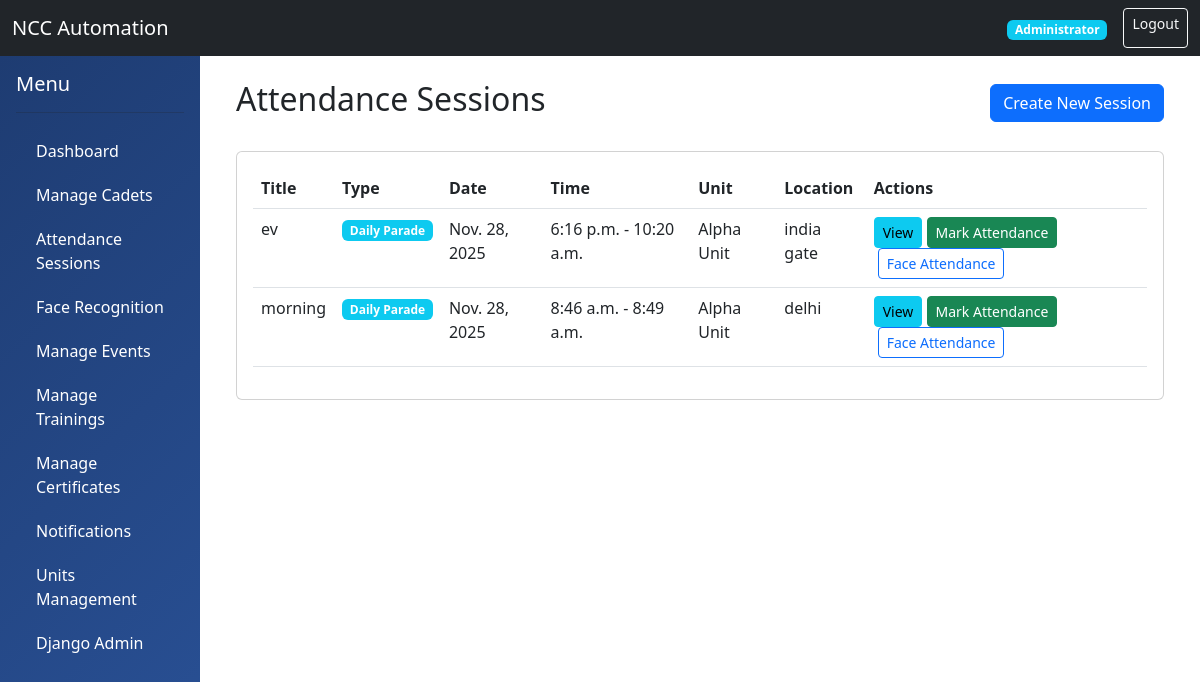
Screenshot of /attendance/sessions/ (signed in) with the database file from the repository.
### accounts/models.py (models this page shows, shortened)
class User(AbstractUser):
    ROLE_CHOICES = (
        ('ADMIN', 'Administrator'),
        ('OFFICER', 'NCC Officer'),
        ('CADET', 'Cadet'),
    )
    role = models.CharField(max_length=10, choices=ROLE_CHOICES, default='CADET')
    phone_number = models.CharField(max_length=15, blank=True, null=True)
    profile_picture = models.ImageField(upload_to='profiles/', blank=True, null=True)
    date_of_birth = models.DateField(blank=True, null=True)
    address = models.TextField(blank=True, null=True)
    created_at = models.DateTimeField(auto_now_add=True)
    updated_at = models.DateTimeField(auto_now=True)
    is_active_member = models.BooleanField(default=True)
    class Meta:
        db_table = 'users'
        permissions = (
            ('can_view_all_cadets', 'Can view all cadets'),
            ('can_manage_unit', 'Can manage unit'),
            ('can_mark_attendance', 'Can mark attendance'),
            ('can_create_events', 'Can create events'),
        )

### attendance/models.py (models this page shows, shortened)
class AttendanceSession(models.Model):
    SESSION_TYPE_CHOICES = (
        ('DAILY', 'Daily Parade'),
        ('WEEKLY', 'Weekly Training'),
        ('SPECIAL', 'Special Event'),
        ('CAMP', 'Camp'),
    )
    title = models.CharField(max_length=200)
    session_type = models.CharField(max_length=20, choices=SESSION_TYPE_CHOICES)
    date = models.DateField(default=timezone.now)
    start_time = models.TimeField()
    end_time = models.TimeField()
    unit = models.ForeignKey('units.Unit', on_delete=models.CASCADE, related_name='sessions')
    created_by = models.ForeignKey('accounts.Officer', on_delete=models.SET_NULL, null=True)
    is_mandatory = models.BooleanField(default=True)
    location = models.CharField(max_length=200)
    notes = models.TextField(blank=True)
    is_active = models.BooleanField(default=True)
    created_at = models.DateTimeField(auto_now_add=True)
    class Meta:
        db_table = 'attendance_sessions'
        ordering = ['-date', '-start_time']

### units/models.py (models this page shows, shortened)
class Unit(models.Model):
    WING_CHOICES = (
        ('ARMY', 'Army Wing'),
        ('NAVY', 'Navy Wing'),
        ('AIR', 'Air Wing'),
    )
    name = models.CharField(max_length=200)
    wing = models.CharField(max_length=10, choices=WING_CHOICES)
    unit_code = models.CharField(max_length=50, unique=True)
    location = models.CharField(max_length=200)
    contact_email = models.EmailField()
    contact_phone = models.CharField(max_length=15)
    established_date = models.DateField(blank=True, null=True)
    is_active = models.BooleanField(default=True)
    created_at = models.DateTimeField(auto_now_add=True)
    class Meta:
        db_table = 'units'
        ordering = ['name']

### attendance/views.py (the view)
# urls.py: path('sessions/', views.attendance_session_list, name='attendance_session_list'),
@officer_required
def attendance_session_list(request):
    user = request.user
    if user.role == 'ADMIN':
        sessions = AttendanceSession.objects.all()
    elif hasattr(user, 'officer_profile'):
        sessions = AttendanceSession.objects.filter(unit=user.officer_profile.unit)
    else:
        sessions = AttendanceSession.objects.none()
    return render(request, 'attendance/session_list.html', {'sessions': sessions})

### templates/attendance/session_list.html (shortened to what this page needs)
{% extends 'base.html' %}
{% block content %}
<div class="container">
    <div class="d-flex justify-content-between align-items-center mb-4">
        <h2>Attendance Sessions</h2>
        <a href="{% url 'attendance_session_create' %}" class="btn btn-primary">Create New Session</a>
    </div>
    <div class="card">
        <div class="card-body">
            <table class="table table-hover">
                <thead>
                    <tr>
                        <th>Title</th>
                        <th>Type</th>
                        <th>Date</th>
                        <th>Time</th>
                        <th>Unit</th>
                        <th>Location</th>
                        <th>Actions</th>
                    </tr>
                </thead>
                <tbody>
                    {% for session in sessions %}
                    <tr>
                        <td>{{ session.title }}</td>
                        <td><span class="badge bg-info">{{ session.get_session_type_display }}</span></td>
                        <td>{{ session.date }}</td>
                        <td>{{ session.start_time }} - {{ session.end_time }}</td>
                        <td>{{ session.unit.name }}</td>
                        <td>{{ session.location }}</td>
                        <td>
                            <a href="{% url 'attendance_session_detail' session.id %}" class="btn btn-sm btn-info">View</a>
                            <a href="{% url 'mark_attendance' session.id %}" class="btn btn-sm btn-success">Mark Attendance</a>
                            {% if user.is_staff or user == session.created_by.user or user.officer_profile and user.officer_profile.unit == session.unit %}
                                <a href="{% url 'face_attendance' session.id %}" class="btn btn-sm btn-outline-primary ms-1">Face Attendance</a>
                            {% endif %}
                        </td>
                    </tr>
                    {% empty %}
                    <tr>
                        <td colspan="7" class="text-center">No sessions found.</td>
                    </tr>
                    {% endfor %}
                </tbody>
            </table>
        </div>
    </div>
</div>
{% endblock %}

### templates/base.html (shortened to what this page needs)
<!DOCTYPE html>
<html lang="en">
<head>
    <link href="https://cdn.jsdelivr.net/npm/bootstrap@5.3.0/dist/css/bootstrap.min.css" rel="stylesheet">
</head>
<body>
    <nav class="navbar navbar-expand-lg navbar-dark bg-dark">
        <div class="container-fluid">
            <a class="navbar-brand" href="{% url 'dashboard' %}">NCC Automation</a>
            <div class="d-flex">
                {% if user.is_authenticated %}
                <span class="navbar-text me-3">
                    <span class="badge bg-info">{{ user.get_role_display }}</span>
                </span>
                <a href="{% url 'logout' %}" class="btn btn-outline-light btn-sm">Logout</a>
                {% endif %}
            </div>
        </div>
    </nav>
    <div class="container-fluid">
        <div class="row">
            {% if user.is_authenticated %}
            <div class="col-md-2 sidebar p-0">
                <div class="p-3">
                    <h5 class="text-white">Menu</h5>
                    <hr class="bg-white">
                    <a href="{% url 'dashboard' %}">Dashboard</a>
                    {% if user.role != 'CADET' %}
                        <a href="{% url 'cadet_list' %}">Manage Cadets</a>
                        <a href="{% url 'attendance_session_list' %}">Attendance Sessions</a>
                        <a href="{% url 'face_management' %}">Face Recognition</a>
                        <a href="{% url 'event_list' %}">Manage Events</a>
                        <a href="{% url 'training_list' %}">Manage Trainings</a>
                        <a href="{% url 'certificate_list' %}">Manage Certificates</a>
                        <a href="{% url 'notification_list' %}">Notifications</a>
                    {% endif %}
                    {% if user.role == 'ADMIN' %}
                        <a href="{% url 'unit_list' %}">Units Management</a>
                        <a href="/admin/">Django Admin</a>
                    {% endif %}
                </div>
            </div>
            {% endif %}
            <div class="col-md-10 p-4">
                {% block content %}{% endblock %}
            </div>
        </div>
    </div>
</body>
</html>

### templates/base.html (style rules this page uses)
.sidebar { min-height: 100vh; background: linear-gradient(135deg, #1e3c72 0%, #2a5298 100%); }
.sidebar a { color: white; text-decoration: none; padding: 10px 20px; display: block; transition: all 0.3s; }

### rows the page displays
User: role "Administrator"
AttendanceSession: title "ev", session_type "Daily Parade", date "Nov. 28, 2025", start_time "6:16 p.m.", end_time "10:20 a.m.", unit.name "Alpha Unit", location "india gate"
AttendanceSession: title "morning", session_type "Daily Parade", date "Nov. 28, 2025", start_time "8:46 a.m.", end_time "8:49 a.m.", unit.name "Alpha Unit", location "delhi"
